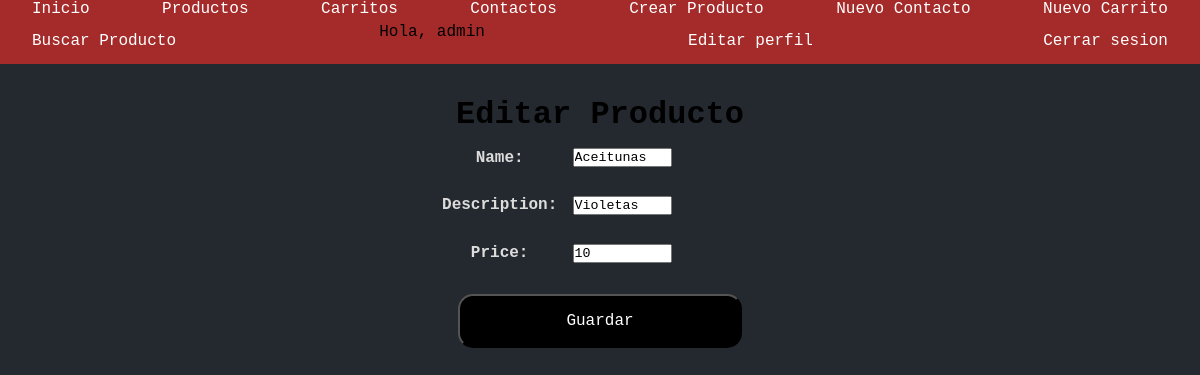
The app's page /update-product/Aceitunas/ (signed in) with its own data.
### codershoping/models.py (models this page shows, shortened)
class Product(models.Model):
    name = models.CharField(max_length=255)
    description = models.CharField(max_length=255)
    price = models.IntegerField()

### codershoping/views.py (the view)
# urls.py: path('update-product/<product_name>/',update_product , name='editar_producto'),
def update_product(request, product_name):
    product = Product.objects.get(name=product_name)
    if request.method == "POST":
        data = request.POST
        product.name = data['name']
        product.price = data['price']
        product.description = data['description']
        product.save()
        return render(request=request, template_name='index.html')
    else:
        my_form = ProductForm(initial={'name':product.name,  'description': product.description, 'price':product.price,})
    return render(request=request, template_name='update_product.html', context={'my_form': my_form, 'product_name': product_name})

### codershoping/forms.py
class ProductForm(forms.Form):
        name=forms.CharField()
        description=forms.CharField()
        price=forms.IntegerField()

### codershoping/templates/codershoping/update_product.html (shortened to what this page needs)
{% extends "base.html" %}
{% block update_product %}
    <h1>Editar Producto</h1>
    <form action="" method="POST">{% csrf_token %}
        <table>
            {{ my_form }}
        </table>
        <input type="submit", value="Guardar">
    </form>
{% endblock update_product %}

### codershoping/templates/codershoping/base.html (shortened to what this page needs)
{% load static %}
<!DOCTYPE html>
<html lang="en">
<head>
    <link href="{% static 'css/styles.css' %}" rel="stylesheet" />
</head>
<body>
    <header>
        <nav>
            <ul>
                <li>
                    <a href={% url 'inicio' %}>Inicio</a>
                </li>
                <li>
                    <a href={% url 'productos' %}>Productos</a>
                </li>
                <li>
                    <a href={% url 'carrito' %}>Carritos</a>
                </li>
                <li>
                    <a href={% url 'contact_list' %}>Contactos</a>
                </li>
                <li>
                    <a href={% url 'crear_producto' %}>Crear Producto</a>
                </li>
                <li>
                    <a href={% url 'contact_create' %}>Nuevo Contacto</a>
                </li>
                <li>
                    <a href={% url 'nuevo_carrito' %}>Nuevo Carrito</a>
                </li>
                <li>
                    <a href={% url 'buscar_producto' %}>Buscar Producto</a>
                </li>
                {% if request.user.is_authenticated %}
                <div>
                    <p style="margin: 5px;">
                        Hola, {{user.username}}
                    </p>
                </div>
                <li>
                    <a href={% url 'editarPerfil' %}>Editar perfil</a>
                </li>
                <li>
                    <a href={% url 'logout' %}>Cerrar sesion</a>
                </li>
                {% endif %}
            </ul>
        </nav>
    </header>
    <main>
        {% block update_product %}{% endblock update_product %}
    </main>
</body>
</html>

### static/css/styles.css (style rules this page uses)
* { margin: 0; padding: 0; box-sizing: border-box; font-family: 'Courier New', Courier, monospace; }
body { min-height: 100vh; background-color: #24292f ; }
ul { display: flex; flex-wrap: wrap; align-items: center; justify-content: space-between; }
header { min-height: 3em; background-color: brown; display: flex; justify-content: center; align-items: center; }
a { text-decoration: none; color: white; margin: 0em 2em }
li { list-style: none; }
main { padding: 2em; display: flex; align-items: center; justify-content: center; flex-direction: column; }
input { margin: 1em; width: 50%; }
input[type="submit"] { background-color: black; color: white; padding: 1em; border-radius: 15px; cursor: pointer; font-size: 1em; transition: all 0.3s ease-in-out; }
label { color: gainsboro; }
form { display: flex; flex-direction: column; width: 50%; justify-content: center; align-items: center; }

### records on screen
Product: name "Aceitunas", description "Violetas", price "10"

### other values on screen
{{ user.username }} "admin"
